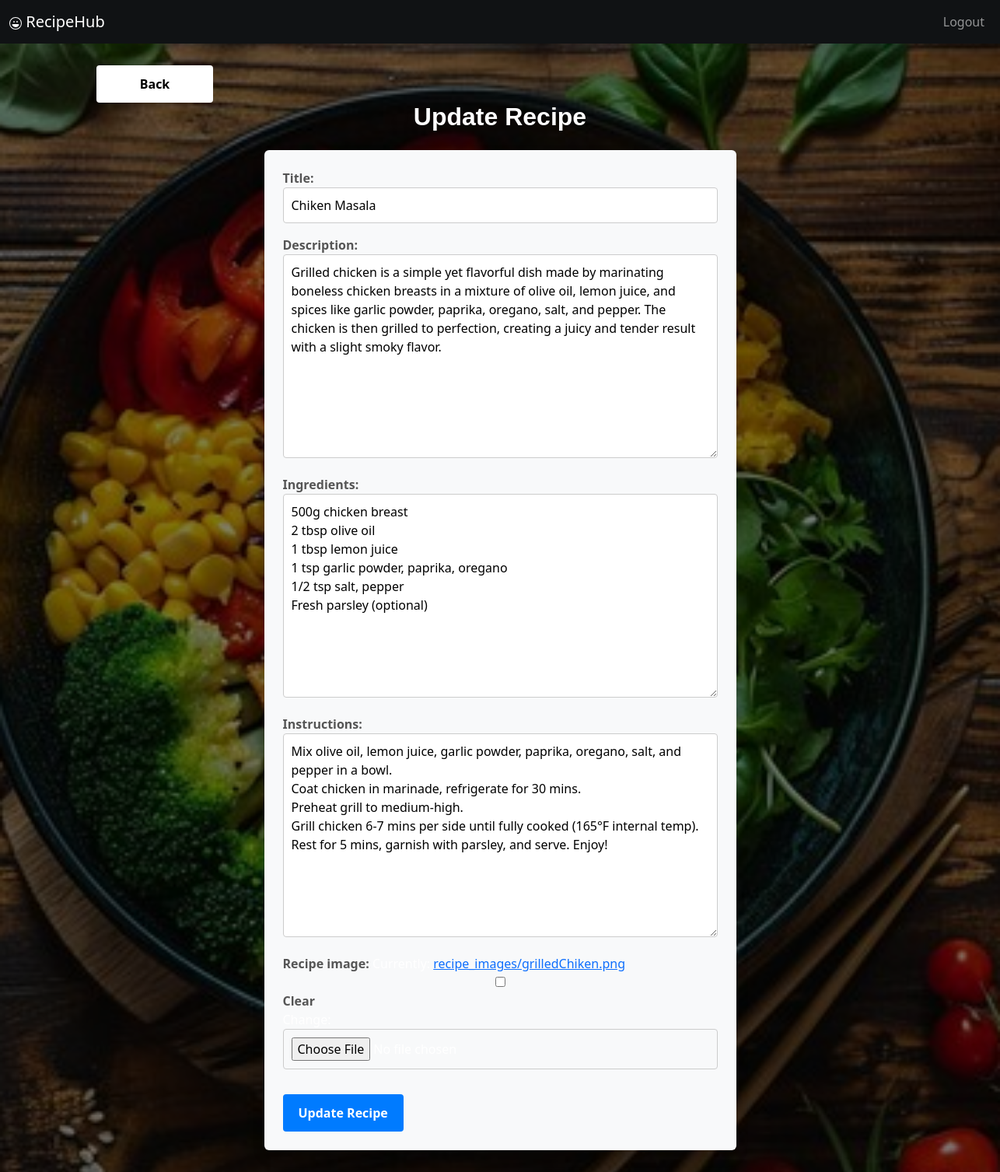
Screenshot of /recipe/15/update/ (signed in) with the database file from the repository.
### Recipe_app/models.py (models this page shows, shortened)
class Recipe(models.Model):
    title = models.CharField(max_length=255)
    description = models.TextField()
    ingredients = models.TextField()
    instructions = models.TextField()
    recipe_image = models.ImageField(upload_to='recipe_images/', null=True, blank=True)
    user = models.ForeignKey(User, on_delete=models.CASCADE)
    favorite = models.BooleanField(default=False)  # For marking favorite recipes
    shared = models.BooleanField(default=False)

### Recipe_app/views.py (the view)
# urls.py: path('recipe/<int:recipe_id>/update/', update_recipe, name='update_recipe'),
def update_recipe(request, recipe_id):  # Change 'id' to 'recipe_id'
    recipe = get_object_or_404(Recipe, id=recipe_id, user=request.user)  # Use 'recipe_id' here
    if request.method == 'POST':
        form = RecipeForm(request.POST, request.FILES, instance=recipe)
        if form.is_valid():
            form.save()
            return redirect('recipe_detail', recipe_id=recipe_id)  # Use 'recipe_id' in the redirect
    else:
        form = RecipeForm(instance=recipe)
    return render(request, 'update_recipe.html', {'form': form, 'recipe': recipe})

### Recipe_app/forms.py
class RecipeForm(forms.ModelForm):
    class Meta:
        model = Recipe
        fields = ['title', 'description', 'ingredients', 'instructions', 'recipe_image']

### templates/update_recipe.html (shortened to what this page needs)
{% extends "base.html" %}
{% block content %}
<div class="container mt-5">
    <div class="mb-4" style="position: relative; left: 100px; top: -20px;">
        <a href="{% url 'recipe_detail' recipe_id=recipe.id %}" class="btn" style="background-color: white; width: 150px; color: black;">Back</a>
    </div>
    <div class="row justify-content-center">
        <div class="col-md-8 col-lg-6">
            <h2 class="text-center mb-4" style="position: relative; top: -45px;">Update Recipe</h2>
            <form method="POST" enctype="multipart/form-data" class="shadow p-4 rounded bg-light" style="position: relative; top: -45px;">
                <div class="form-group mb-3" >
                    {{ form.as_p }}
                </div>
                <button type="submit" class="btn btn-primary btn-block mt-3">Update Recipe</button>
            </form>
        </div>
    </div>
</div>
{% endblock %}

### templates/update_recipe.html (style rules this page uses)
.container { max-width: 2000px; }
h2 { font-family: 'Arial', sans-serif; font-weight: 700; color: white; }
form { background-color: #e0f7fa; border-radius: 8px; padding: 30px; box-shadow: 0 4px 8px rgba(0, 0, 0, 0.1); }
.form-group label { font-weight: bold; color: #555; }
.form-group input, .form-group select, .form-group textarea { border: 1px solid #ccc; border-radius: 4px; padding: 10px; width: 100%; box-sizing: border-box; }
.btn { background-color: #007bff; border: none; color: white; font-weight: 600; padding: 12px 20px; border-radius: 4px; transition: background-color 0.3s ease; }
.mb-3 { margin-bottom: 15px; }

### rows the page displays
Recipe: title "Chiken Masala", description "Grilled chicken is a simple yet flavorful dish made by marinating boneless chicken breasts in a mixture of olive oil, lemon juice, and spices like garlic powder, paprika, oregano, salt, and pepper. The chicken is then grilled to perfection, creating a juicy and tender result with a slight smoky flavor.", ingredients "500g chicken breast 2 tbsp olive oil 1 tbsp lemon juice 1 tsp garlic powder, paprika, oregano 1/2 tsp salt, pepper Fresh parsley (optional)", instructions "Mix olive oil, lemon juice, garlic powder, paprika, oregano, salt, and pepper in a bowl. Coat chicken in marinade, refrigerate for 30 mins. Preheat grill to medium-high. Grill chicken 6-7 mins per side until fully cooked (165°F internal temp). Rest for 5 mins, garnish with parsley, and serve. Enjoy!"
